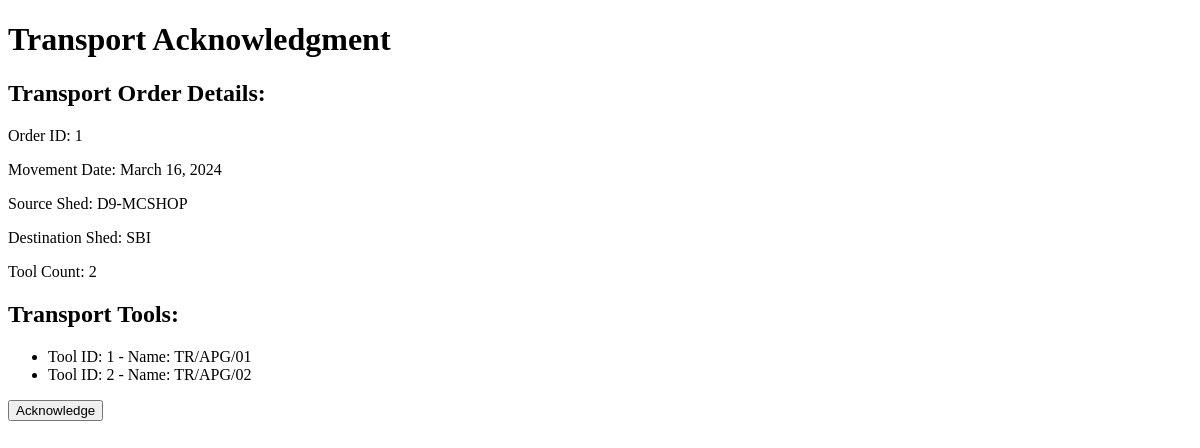
Before: /transport/1/acknowledge/ with the older database file.
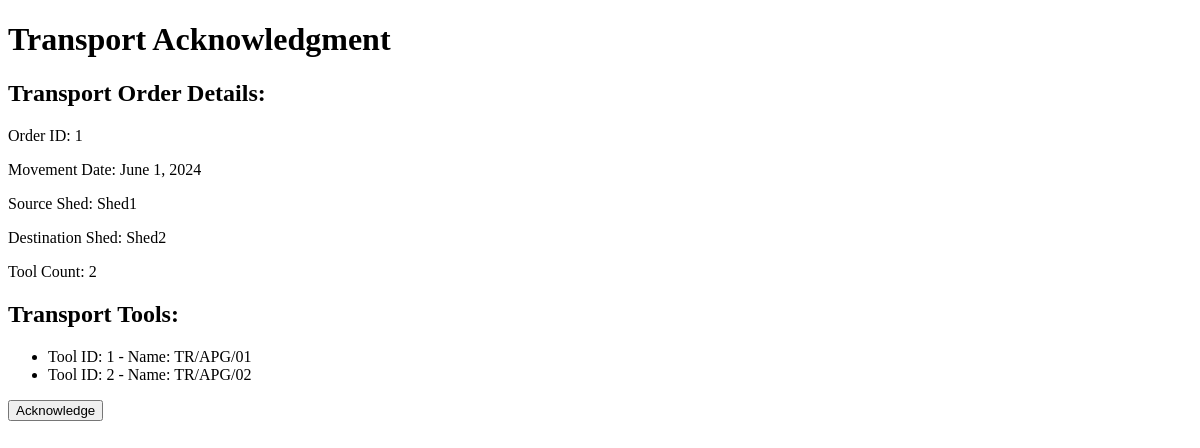
After: the same page with the newer database file.
### app1/models.py (models this page shows, shortened)
class TransportOrder(models.Model):
    movement_id = models.AutoField(primary_key=True)
    movement_date = models.DateField()
    source_shed = models.ForeignKey(ShedDetails, related_name='source_shed_transport_order', on_delete=models.CASCADE)
    destination_shed = models.ForeignKey(ShedDetails, related_name='destination_shed_transport_order', on_delete=models.CASCADE)
    acknowledgment = models.BooleanField(default=False)
    tool_count = models.IntegerField()
    created_at = models.DateTimeField(auto_now_add=True)
    updated_at = models.DateTimeField(auto_now=True)

class ShedDetails(models.Model):
    shed_id = models.AutoField(primary_key=True)
    name = models.CharField(max_length=24)
    location = models.CharField(max_length=32)
    phone_number = models.CharField(max_length=12)
    def __str__(self):
        return f"{self.name}"

class TransportTools(models.Model):
    transporttool_id = models.AutoField(primary_key=True)
    transport = models.ForeignKey(TransportOrder, on_delete=models.CASCADE)
    tool = models.ForeignKey(InstrumentModel, on_delete=models.CASCADE)
    tool_movement_remarks = models.TextField(default="good", blank=True, null=True)
    acknowledgment = models.BooleanField(default=False)
    class Meta:
        unique_together = ('transport', 'tool')

class InstrumentModel(models.Model):
    instrument_no = models.AutoField(primary_key=True)
    instrument_name = models.CharField(max_length=32)
    manufacturer_name = models.CharField(max_length=32, blank=True, null=True)
    year_of_purchase = models.DateField()
    gst = models.SmallIntegerField()
    description = models.CharField(max_length=160, blank=True, null=True)
    instrument_range = models.CharField(max_length=16, blank=True, null=True)
    least_count = models.CharField(max_length=8, blank=True, null=True)
    type_of_tool = models.ForeignKey(InstrumentGroupMaster, on_delete=models.DO_NOTHING)
    calibration_frequency = models.IntegerField()
    service_status = models.BooleanField(default=False)

### app1/views.py (the view, shortened to what this page needs)
# urls.py: path('transport/<int:order_id>/acknowledge/', TransportAcknowledgmentView.as_view(), name='transport_acknowledge'),
@method_decorator(csrf_exempt, name='dispatch')
class TransportAcknowledgmentView(View):
    def get(self, request, order_id):
        transport_order = get_object_or_404(TransportOrder, pk=order_id)
        return render(request, 'app1/transport_acknowledge.html', {'transport_order': transport_order})

### app1/templates/app1/transport_acknowledge.html (shortened to what this page needs)
<!DOCTYPE html>
<html lang="en">
<head>
</head>
<body>
    <h1>Transport Acknowledgment</h1>
    <h2>Transport Order Details:</h2>
    <p>Order ID: {{ transport_order.movement_id }}</p>
    <p>Movement Date: {{ transport_order.movement_date }}</p>
    <p>Source Shed: {{ transport_order.source_shed }}</p>
    <p>Destination Shed: {{ transport_order.destination_shed }}</p>
    <p>Tool Count: {{ transport_order.tool_count }}</p>
    <h2>Transport Tools:</h2>
    <ul>
        {% for tool in transport_order.transporttools_set.all %}
            <li>Tool ID: {{ tool.tool.instrument_no }} - Name: {{ tool.tool.instrument_name }}</li>
        {% endfor %}
    </ul>
    <form method="post">
        <input type="submit" value="Acknowledge">
    </form>
</body>
</html>

Changed rows visible on the page:
changed TransportOrder id 1: movement_date "March 16, 2024" → "June 1, 2024"; source_shed "D9-MCSHOP" → "Shed1"; destination_shed "SBI" → "Shed2"
